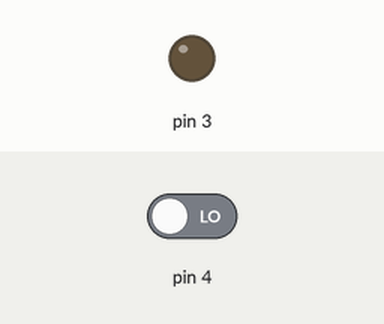
Bench run of a sketch on a simulated Arduino Uno, built with avr-gcc and run on an emulated ATmega328P. Shown: output pins drawn as LEDs (lit = HIGH). The inputs (shaded band) are chosen by the test bench; at power-on: pin 4 LOW.

Above: at 1.2 s.
1.3 s: pin 4 driven HIGH
At 2.3 s:
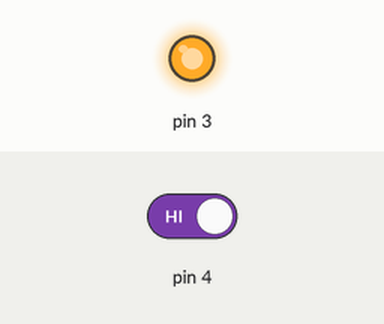
Timing chart, 0 to 4.3 s (numbered marks = the images above; inputs shaded):
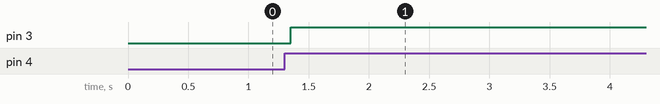

The sketch:

push-button-with-debounce.ino
```cpp
// taken from https://docs.arduino.cc/built-in-examples/digital/Debounce

struct Led {
  int pin;
  bool state;
};

struct PushButton {
  int pin;
  bool state, prevState;
  unsigned long lastDebounceTime, debounceDelay;
};

Led led = {3, false};
PushButton button = {4, false, false, 0, 50};

void setup() {
  pinMode(led.pin, OUTPUT);
  pinMode(button.pin, INPUT);
  Serial.begin(9600);
}

void loop() {
  int reading = digitalRead(button.pin);

  if (reading != button.prevState) button.lastDebounceTime = millis(); // reset the lastDebounce time

  if ((millis() - button.lastDebounceTime) > button.debounceDelay) { // if the button was pressed for longer than the debounce time
    if (reading != button.state) { // if the state changes
      button.state = reading;
      if (button.state == HIGH) { // only toggle if the new state is HIGH
        led.state = !led.state;
      }
    }
  }

  digitalWrite(led.pin, led.state);
  button.prevState = reading;
}
```

Measured:
- after the input at 1.3 s, pin 3: LOW → HIGH after 0.05 s
